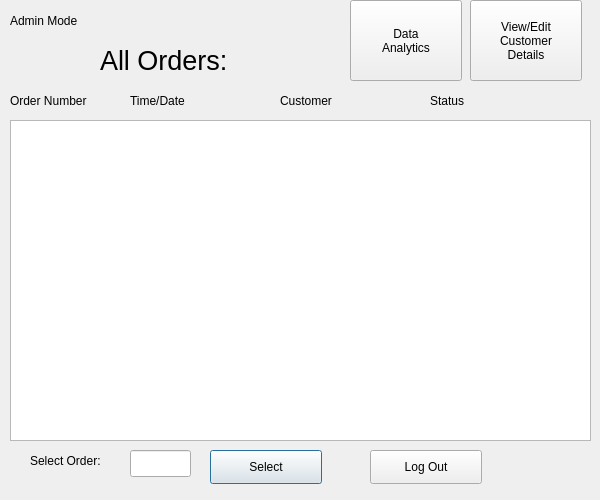
<?xml version="1.0" encoding="UTF-8"?>
<ui version="4.0">
 <class>Dialog</class>
 <widget class="QDialog" name="Dialog">
  <property name="geometry">
   <rect>
    <x>0</x>
    <y>0</y>
    <width>600</width>
    <height>500</height>
   </rect>
  </property>
  <property name="minimumSize">
   <size>
    <width>600</width>
    <height>500</height>
   </size>
  </property>
  <property name="maximumSize">
   <size>
    <width>600</width>
    <height>500</height>
   </size>
  </property>
  <property name="windowTitle">
   <string>Welcome</string>
  </property>
  <property name="windowIcon">
   <iconset>
    <normaloff>PizzaIcon.png</normaloff>PizzaIcon.png</iconset>
  </property>
  <widget class="QLabel" name="label">
   <property name="geometry">
    <rect>
     <x>100</x>
     <y>10</y>
     <width>411</width>
     <height>101</height>
    </rect>
   </property>
   <property name="font">
    <font>
     <pointsize>20</pointsize>
    </font>
   </property>
   <property name="text">
    <string>All Orders:</string>
   </property>
  </widget>
  <widget class="QLabel" name="label_2">
   <property name="geometry">
    <rect>
     <x>30</x>
     <y>450</y>
     <width>111</width>
     <height>21</height>
    </rect>
   </property>
   <property name="text">
    <string>Select Order:</string>
   </property>
  </widget>
  <widget class="QPushButton" name="selectbutton">
   <property name="geometry">
    <rect>
     <x>210</x>
     <y>450</y>
     <width>112</width>
     <height>34</height>
    </rect>
   </property>
   <property name="text">
    <string>Select</string>
   </property>
  </widget>
  <widget class="QPushButton" name="backbutton">
   <property name="geometry">
    <rect>
     <x>370</x>
     <y>450</y>
     <width>112</width>
     <height>34</height>
    </rect>
   </property>
   <property name="text">
    <string>Log Out</string>
   </property>
  </widget>
  <widget class="QLabel" name="label_3">
   <property name="geometry">
    <rect>
     <x>10</x>
     <y>10</y>
     <width>141</width>
     <height>21</height>
    </rect>
   </property>
   <property name="text">
    <string>Admin Mode</string>
   </property>
  </widget>
  <widget class="QLineEdit" name="chooseorder">
   <property name="geometry">
    <rect>
     <x>130</x>
     <y>450</y>
     <width>61</width>
     <height>27</height>
    </rect>
   </property>
  </widget>
  <widget class="QPushButton" name="databutton">
   <property name="geometry">
    <rect>
     <x>350</x>
     <y>0</y>
     <width>112</width>
     <height>81</height>
    </rect>
   </property>
   <property name="text">
    <string>Data
Analytics</string>
   </property>
  </widget>
  <widget class="QPushButton" name="editcustomerbutton">
   <property name="geometry">
    <rect>
     <x>470</x>
     <y>0</y>
     <width>112</width>
     <height>81</height>
    </rect>
   </property>
   <property name="text">
    <string>View/Edit 
Customer 
Details</string>
   </property>
  </widget>
  <widget class="QLabel" name="label_4">
   <property name="geometry">
    <rect>
     <x>10</x>
     <y>90</y>
     <width>111</width>
     <height>21</height>
    </rect>
   </property>
   <property name="text">
    <string>Order Number</string>
   </property>
  </widget>
  <widget class="QLabel" name="label_7">
   <property name="geometry">
    <rect>
     <x>430</x>
     <y>90</y>
     <width>111</width>
     <height>21</height>
    </rect>
   </property>
   <property name="text">
    <string>Status</string>
   </property>
  </widget>
  <widget class="QTableView" name="tableView">
   <property name="geometry">
    <rect>
     <x>10</x>
     <y>120</y>
     <width>581</width>
     <height>321</height>
    </rect>
   </property>
   <property name="gridStyle">
    <enum>Qt::DotLine</enum>
   </property>
   <attribute name="horizontalHeaderVisible">
    <bool>false</bool>
   </attribute>
   <attribute name="horizontalHeaderStretchLastSection">
    <bool>true</bool>
   </attribute>
   <attribute name="verticalHeaderVisible">
    <bool>false</bool>
   </attribute>
  </widget>
  <widget class="QLabel" name="label_6">
   <property name="geometry">
    <rect>
     <x>280</x>
     <y>90</y>
     <width>111</width>
     <height>21</height>
    </rect>
   </property>
   <property name="text">
    <string>Customer</string>
   </property>
  </widget>
  <widget class="QLabel" name="label_5">
   <property name="geometry">
    <rect>
     <x>130</x>
     <y>90</y>
     <width>111</width>
     <height>21</height>
    </rect>
   </property>
   <property name="text">
    <string>Time/Date</string>
   </property>
  </widget>
  <zorder>label</zorder>
  <zorder>label_3</zorder>
  <zorder>databutton</zorder>
  <zorder>editcustomerbutton</zorder>
  <zorder>label_2</zorder>
  <zorder>chooseorder</zorder>
  <zorder>selectbutton</zorder>
  <zorder>backbutton</zorder>
  <zorder>label_4</zorder>
  <zorder>label_7</zorder>
  <zorder>tableView</zorder>
  <zorder>label_6</zorder>
  <zorder>label_5</zorder>
 </widget>
 <tabstops>
  <tabstop>chooseorder</tabstop>
  <tabstop>selectbutton</tabstop>
  <tabstop>backbutton</tabstop>
  <tabstop>databutton</tabstop>
  <tabstop>editcustomerbutton</tabstop>
  <tabstop>tableView</tabstop>
 </tabstops>
 <resources/>
 <connections/>
</ui>
